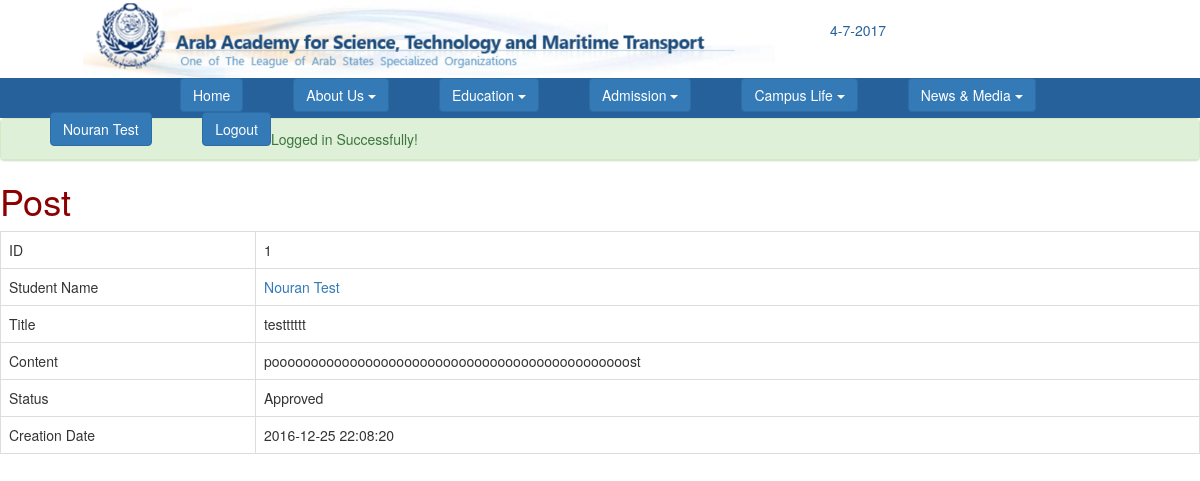
The page /users/show_post.php?id=1 (signed in) on the database its author committed.
### tables this page shows
CREATE TABLE `post` (
  `id` int(100) NOT NULL,
  `stID` int(11) DEFAULT NULL,
  `BlgID` varchar(10) NOT NULL,
  `title` varchar(100) DEFAULT NULL,
  `PDate` datetime NOT NULL,
  `PContent` text NOT NULL,
  `status` varchar(10) DEFAULT NULL
);

CREATE TABLE `student` (
  `id` int(11) NOT NULL,
  `SFName` varchar(10) NOT NULL,
  `SMName` varchar(10) NOT NULL,
  `SLName` varchar(10) NOT NULL,
  `SGPA` float NOT NULL,
  `STerm` int(11) NOT NULL,
  `SAchvdHrs` int(11) NOT NULL,
  `SDepID` int(10) NOT NULL,
  `email` varchar(50) DEFAULT NULL,
  `password` varchar(20) DEFAULT NULL,
  `photo` blob
);

### users/show_post.php (the view, shortened to what this page needs)
<?php
	require_once("C:\\xampp\\htdocs\\webproject\\". '/Header.php');
?>
<?php
	if ($_SERVER['REQUEST_METHOD'] === 'GET') {
	    $post_id = $_GET['id'];
	    $query = "SELECT * from post where id = $post_id";
		$post = mysql_query($query) or die ("Couldn’t execute query. " . mysql_error());
		$post = mysql_fetch_array($post);
		if($post == 0){
			echo "No such a post.";
		} else {
			echo "<h1 align= \"left\" style=\" color:#8B0000\"> Post </h1>";
			echo "<table id='table128' class=\"table table-bordered table-inverse\">";
			echo "<tr>\n";
					echo "<td>ID</td>";
					echo "<td>".$post['id']."</td>";
			echo "</tr>\n";
			echo "<tr>\n";
					echo "<td>Student Name</td>";
					$query = "SELECT SFName, SLName from student where id=".$post['stID'];
					$user = mysql_query($query) or die ("Couldn’t execute query. " . mysql_error());
					echo "<td>";
						if ($user = mysql_fetch_array($user)) {
							$student_name = $user['SFName']." ".$user['SLName'];
					 		echo "<a href= ".SHOW_USER_URL."?table=student&id=".$post['stID'].">".$student_name."</a>";
						}
					echo "</td>";
			echo "</tr>\n";
			echo "<tr>\n";
					echo "<td>Title</td>";
					echo "<td>".$post['title']."</td>";
			echo "</tr>\n";
			echo "<tr>\n";
					echo "<td>Content</td>";
					echo "<td>".$post['PContent']."</td>";
			echo "</tr>\n";
			echo "<tr>\n";
					echo "<td>Status</td>";
					echo "<td>".$post['status']."</td>";
			echo "</tr>\n";
			echo "<tr>\n";
					echo "<td>Creation Date</td>";
					echo "<td>".$post['PDate']."</td>";
			echo "</tr>\n";
			echo "</table>\n";
		}
	}
?>
<?php
	require_once("C:\\xampp\\htdocs\\webproject\\". '/Footer.php');
?>

### rows shown on the page
post: id "1", title "testttttt", PContent "poooooooooooooooooooooooooooooooooooooooooooooost", status "Approved", PDate "2016-12-25 22:08:20"
student: student_name "Nouran Test"

### other values the page prints
fullname() "Nouran Test"
$_SESSION['notices'][$x] "Logged in Successfully!"
